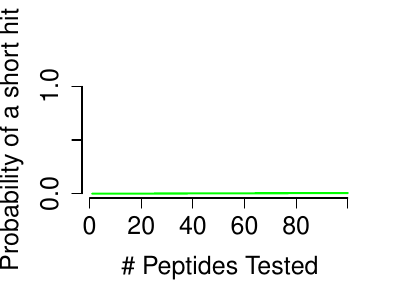

This chart was generated by the following R code:
data <- read.csv('../../src/compare_maxp_vs_naive/forplot.csv')
# The first row of data is maxp, the second row is ranking by probability of a
# hit, the third row is mutate.

pdf('maxp_horserace.pdf',width=4,height=3)
plot(x=1:100,y=data[2,2:101],xlab='# Peptides Tested',ylab='Probability of a short hit',type='l',ylim=c(0,1),cex=1.5,cex.lab=1.5,lwd=2,col="green",cex.axis=1.5,axes=FALSE) # ranking
axis(1,at=c(0,20,40,60,80,100),cex.axis=1.5)
axis(2,at=c(0.0,0.5,1.0),cex.axis=1.5)
lines(x=1:100,y=data[1,2:101],col="red",lwd=2) # maxp
lines(x=1:100,y=data[3,2:101],col="blue",lwd=2) # mutate
# leg.txt <- c('Basic Ranking', 'POOL') 
dev.off()


# Display the same plot but without maxp
pdf('horserace_without_maxp.pdf',width=4,height=3)
plot(x=1:100,y=data[2,2:101],xlab='# Peptides Tested',ylab='Probability of a short hit',type='l',ylim=c(0,1),cex=1.5,cex.lab=1.5,lwd=2,col="green",cex.axis=1.5,axes=FALSE) # ranking
axis(1,at=c(0,20,40,60,80,100),cex.axis=1.5)
axis(2,at=c(0.0,0.5,1.0),cex.axis=1.5)
#lines(x=1:100,y=data[1,2:101],col="red",lwd=2) # maxp
lines(x=1:100,y=data[3,2:101],col="blue",lwd=2) # mutate
# leg.txt <- c('Basic Ranking', 'POOL') 
dev.off()

